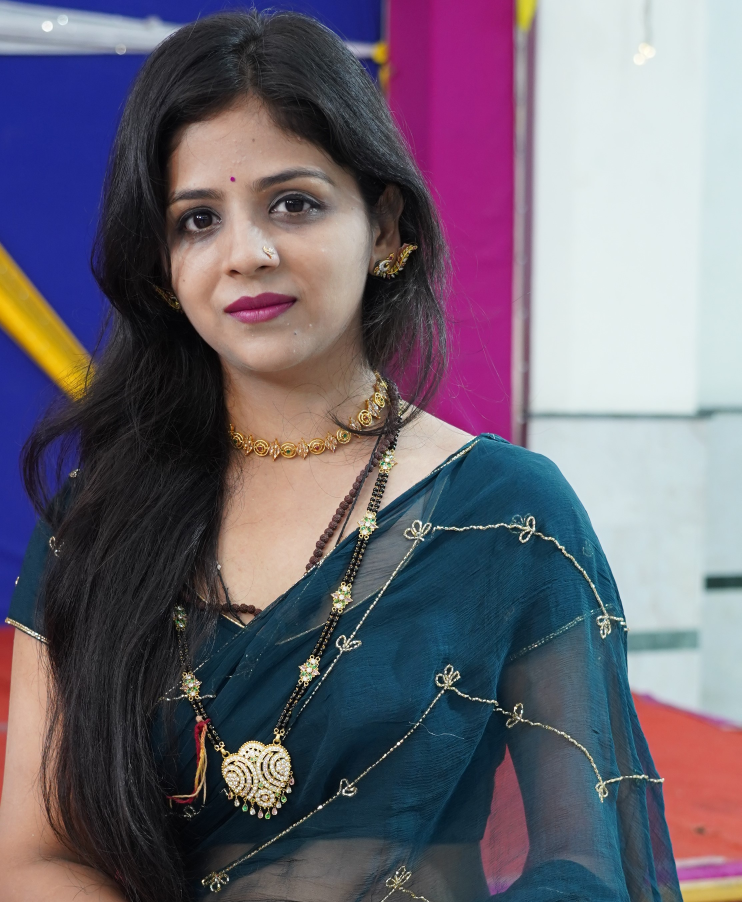
#> input picture photos/lady.jpg, 2224 x 2706 px (shown at 1/3 size)
$ python face_dect.py
#> lines starting #> are read from the running program, lines starting #| are printed output that depends on the picture


import cv2 as cv
img=cv.imread('photos/lady.jpg')
#> img is the input picture: shape (2706, 2224, 3); mean B, G, R 114.6, 101.6, 108.4
cv.imshow('person',img)
resized=cv.resize(img,(700,700),interpolation=cv.INTER_CUBIC)
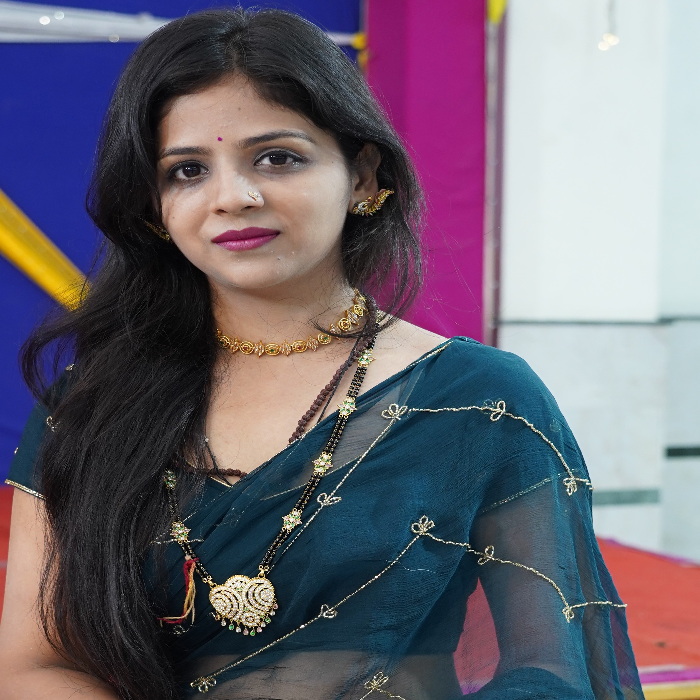
#> resized: shape (700, 700, 3); mean B, G, R 114.6, 101.6, 108.4
cv.imshow('resized',resized)

cv.waitKey(0)

$ run again, with photos/IMG_20240227_160240.jpg copied over photos/lady.jpg
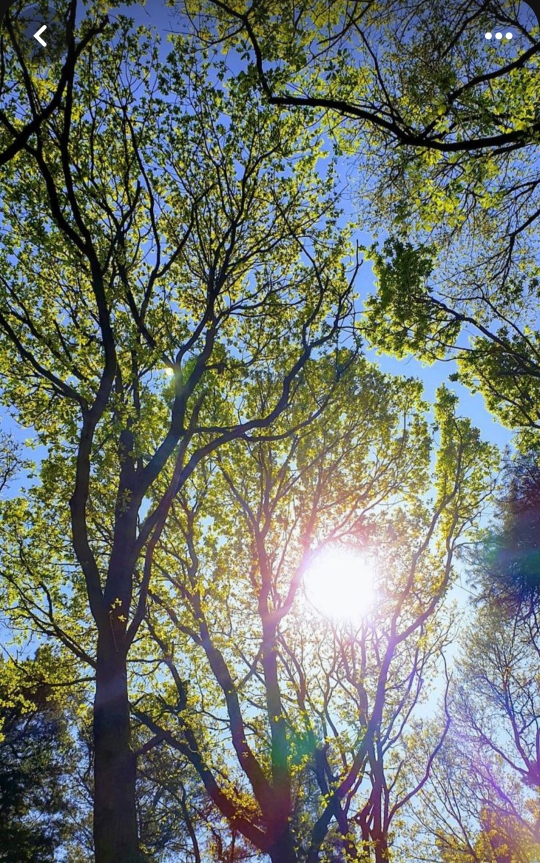
#> input picture photos/IMG_20240227_160240.jpg, 1080 x 1726 px (shown at 1/2 size)
#> img is the input picture: shape (1726, 1080, 3); mean B, G, R 110, 117.6, 111.3
#> `resized=cv.resize(img,(700,700),interpolation=cv.INTER_CUBIC)`:
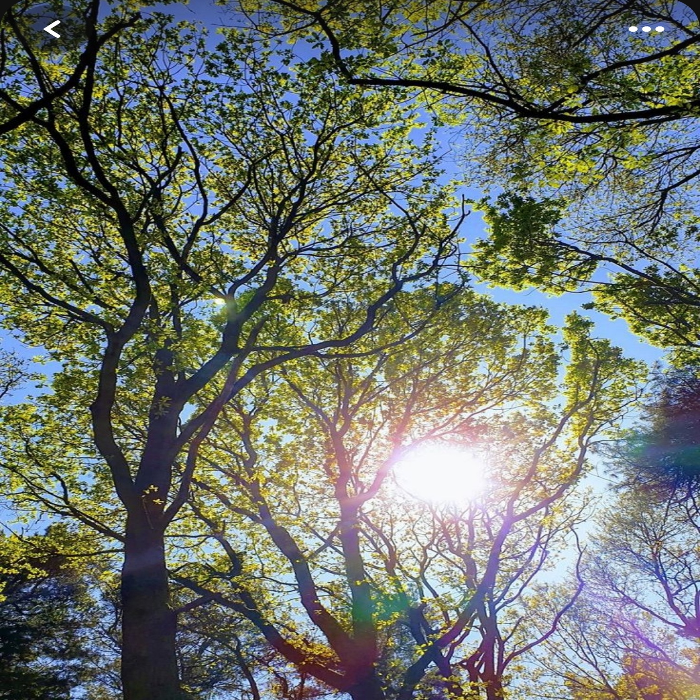
#> resized: shape (700, 700, 3); mean B, G, R 110, 117.6, 111.3

$ run again, with photos/sunrise.jpg copied over photos/lady.jpg
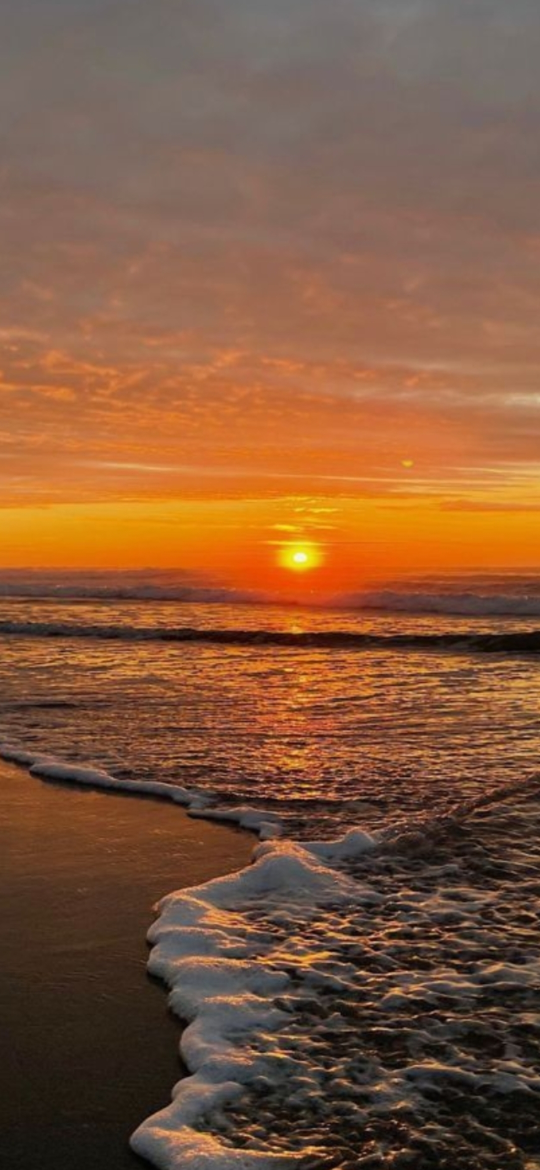
#> input picture photos/sunrise.jpg, 1080 x 2340 px (shown at 1/2 size)
#> img is the input picture: shape (2340, 1080, 3); mean B, G, R 59.6, 87.1, 128.9
#> `resized=cv.resize(img,(700,700),interpolation=cv.INTER_CUBIC)`:
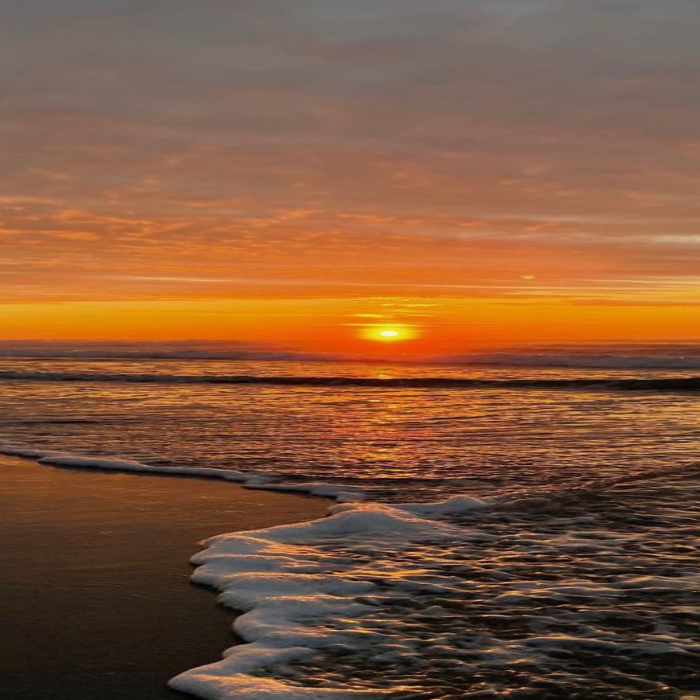
#> resized: shape (700, 700, 3); mean B, G, R 59.6, 87.1, 128.9

$ run again, with photos/trees.jpg copied over photos/lady.jpg
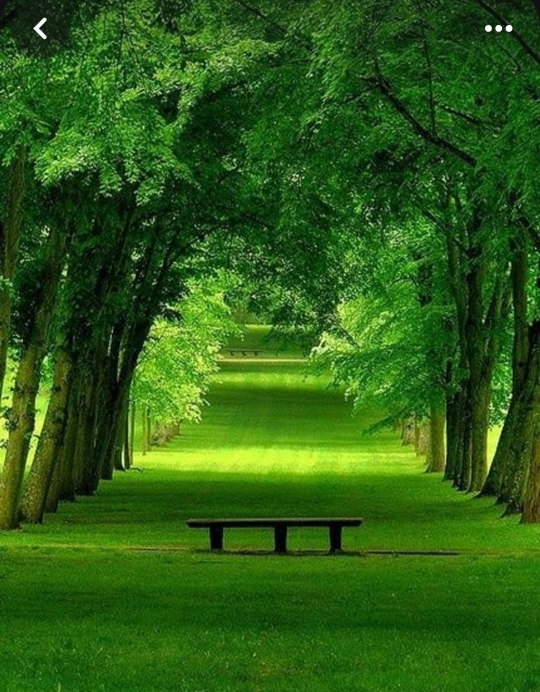
#> input picture photos/trees.jpg, 1080 x 1383 px (shown at 1/2 size)
#> img is the input picture: shape (1383, 1080, 3); mean B, G, R 21.2, 93.1, 45.1
#> `resized=cv.resize(img,(700,700),interpolation=cv.INTER_CUBIC)`:
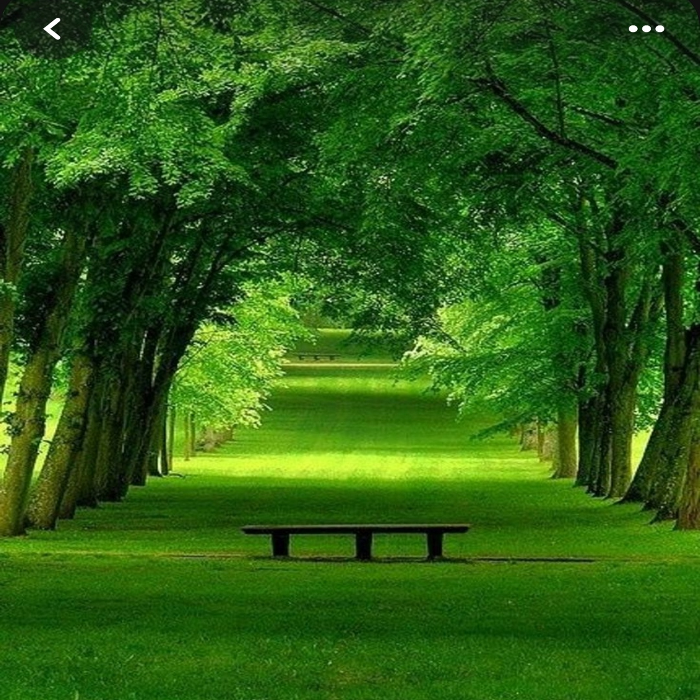
#> resized: shape (700, 700, 3); mean B, G, R 21.2, 93.1, 45.1
